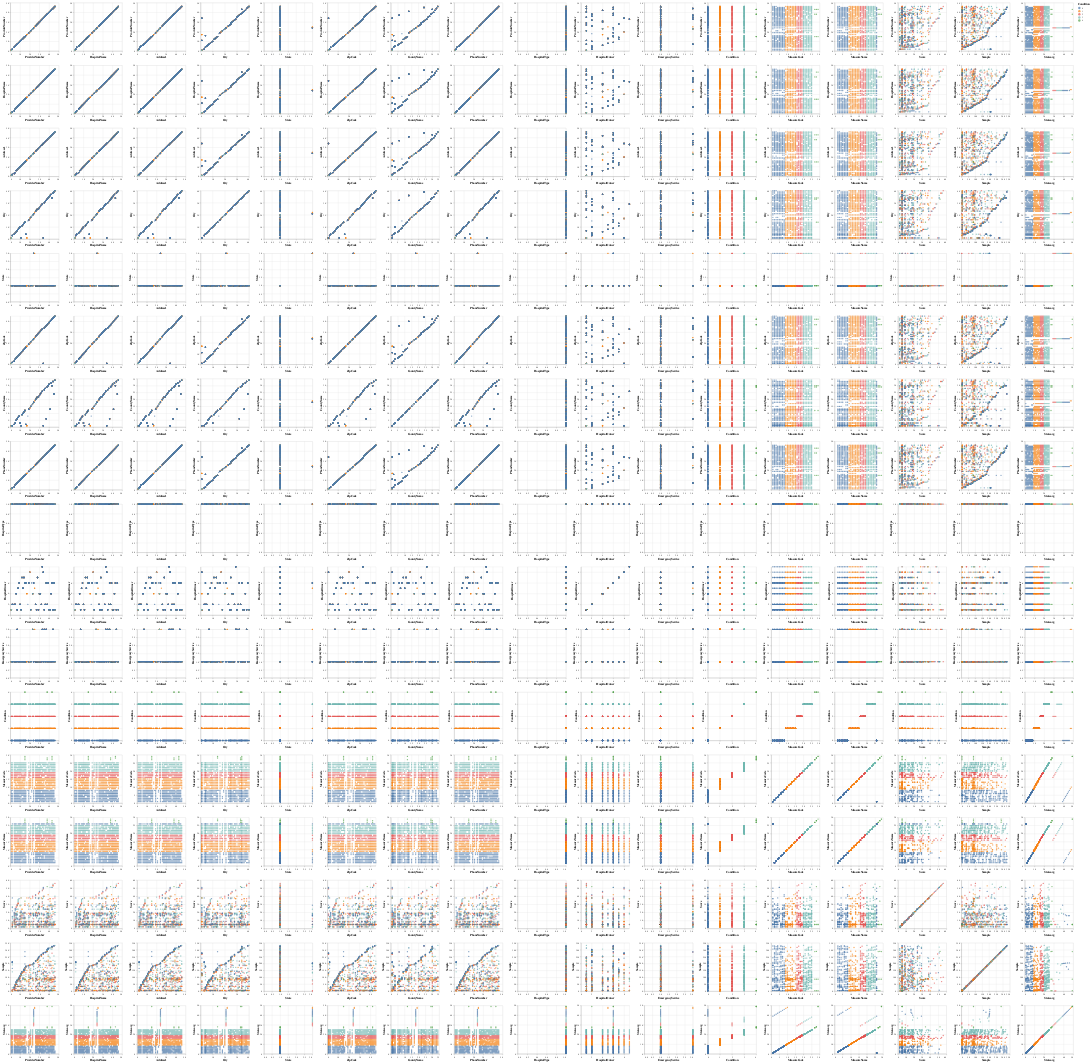

Notebook code for this chart:
### Code cell
import altair as alt

cols = ['ProviderNumber', 'HospitalName', 'Address1', 'City', 'State', 'ZipCode', 'CountyName', 'PhoneNumber', 'HospitalType', 'HospitalOwner', 'EmergencyService', 'Condition', 'MeasureCode', 'MeasureName', 'Score', 'Sample', 'Stateavg']

_y = y.replace(dict(map(lambda v: (v[1], v[0]), enumerate(y.unique()))))
pdf = pd.concat([X, _y], axis=1)

alt.Chart(pdf).mark_circle().encode(
    alt.X(alt.repeat("column"), type='quantitative'),
    alt.Y(alt.repeat("row"), type='quantitative'),
    color=f'{target}:N'
).properties(width=200, height=200).repeat(row=cols, column=cols)

### Figure 1 — Vega-Lite specification as saved in the notebook (floating-point values rounded to 4 significant figures; data arrays with more than 128 entries replaced by an {"elided": "..."} marker saying what was removed)
{"config": {"view": {"continuousWidth": 400, "continuousHeight": 300}}, "repeat": {"column": ["ProviderNumber", "HospitalName", "Address1", "City", "State", "ZipCode", "CountyName", "PhoneNumber", "HospitalType", "HospitalOwner", "EmergencyService", "Condition", "MeasureCode", "MeasureName", "Score", "Sample", "Stateavg"], "row": ["ProviderNumber", "HospitalName", "Address1", "City", "State", "ZipCode", "CountyName", "PhoneNumber", "HospitalType", "HospitalOwner", "EmergencyService", "Condition", "MeasureCode", "MeasureName", "Score", "Sample", "Stateavg"]}, "spec": {"data": {"name": "data-d8cb080e9894b9f2aca3d90d5a8e587d"}, "mark": "circle", "encoding": {"color": {"type": "nominal", "field": "Condition"}, "x": {"type": "quantitative", "field": {"repeat": "column"}}, "y": {"type": "quantitative", "field": {"repeat": "row"}}}, "height": 200, "width": 200}, "$schema": "https://vega.github.io/schema/vega-lite/v4.8.1.json", "datasets": {"data-d8cb080e9894b9f2aca3d90d5a8e587d": {"elided": "968 records"}}}
